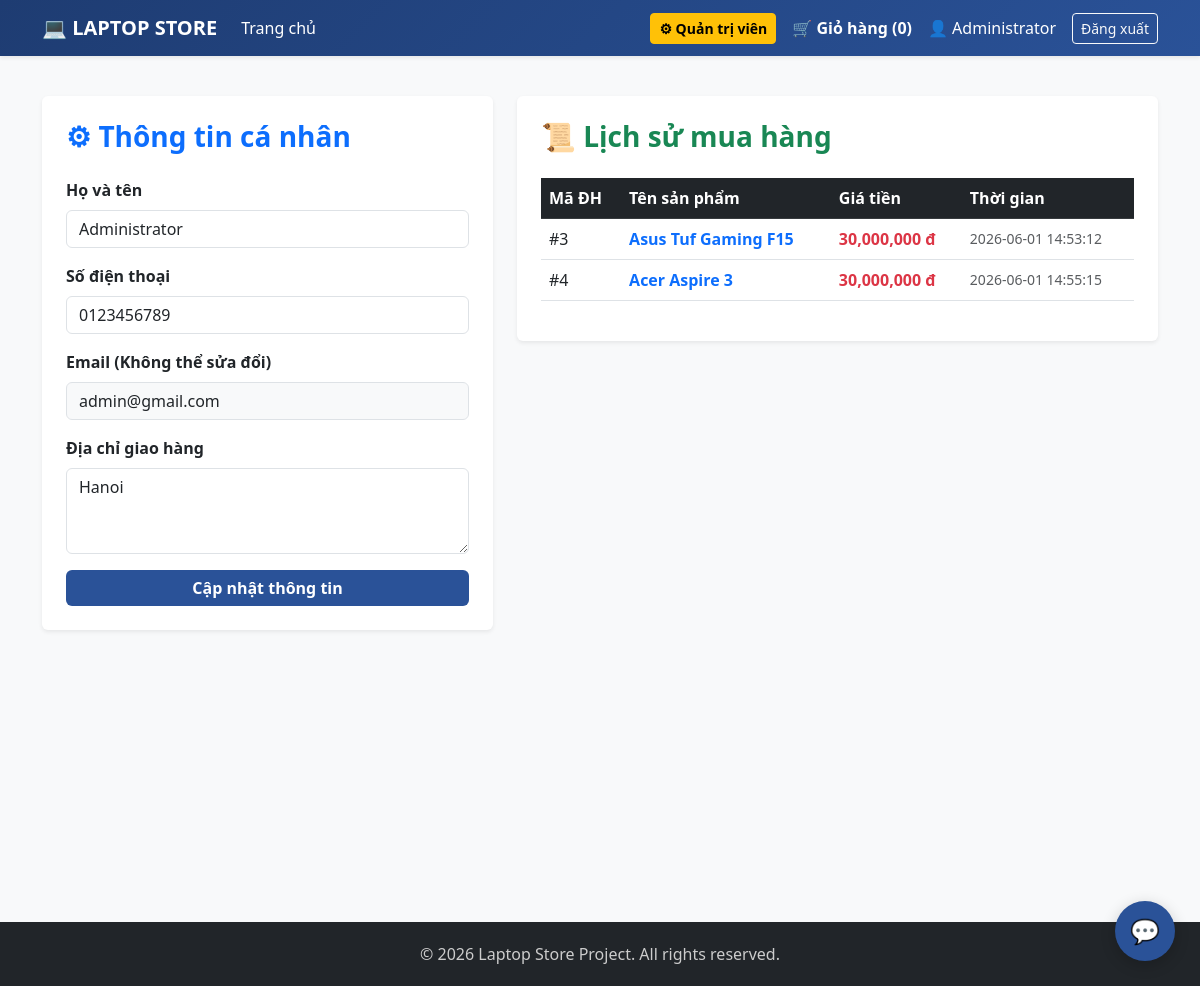
Page /account (signed in) on the committed database.
### models.py (models this page shows)
class User(db.Model):
    id = db.Column(db.Integer, primary_key=True)
    fullname = db.Column(db.String(100), nullable=False)
    phone = db.Column(db.String(20), nullable=False)
    email = db.Column(db.String(100), unique=True, nullable=False)
    address = db.Column(db.String(200), nullable=False)
    password = db.Column(db.String(200), nullable=False)
    is_admin = db.Column(db.Boolean, default=False)

class Order(db.Model):
    id = db.Column(db.Integer, primary_key=True)
    user_id = db.Column(
        db.Integer,
        db.ForeignKey('user.id'),
        nullable=False
    )
    product_name = db.Column(db.String(100), nullable=False)
    quantity = db.Column(db.Integer, default=1)
    price = db.Column(db.Integer, nullable=False)
    date_ordered = db.Column(
        db.DateTime,
        default=db.func.current_timestamp()
    )
    user = db.relationship(
        'User',
        backref=db.backref('orders', lazy=True)
    )

### app.py (the view, shortened to what this page needs)
@app.route('/account', methods=['GET', 'POST'])
def account():
    if 'user_id' not in session: return redirect(url_for('login'))
    user = User.query.get(session['user_id'])
    return render_template('account.html', user=user)

### templates/account.html
{% extends 'base.html' %}
{% block content %}
<div class="row">
    <div class="col-md-5 mb-4">
        <div class="card p-4 shadow-sm">
            <h3 class="fw-bold mb-4 text-primary">⚙ Thông tin cá nhân</h3>
            <form method="POST">
                <div class="mb-3">
                    <label class="form-label fw-bold">Họ và tên</label>
                    <input type="text" name="fullname" class="form-control" value="{{ user.fullname }}" required>
                </div>
                <div class="mb-3">
                    <label class="form-label fw-bold">Số điện thoại</label>
                    <input type="text" name="phone" class="form-control" value="{{ user.phone }}" required>
                </div>
                <div class="mb-3">
                    <label class="form-label fw-bold">Email (Không thể sửa đổi)</label>
                    <input type="email" class="form-control bg-light" value="{{ user.email }}" readonly>
                </div>
                <div class="mb-3">
                    <label class="form-label fw-bold">Địa chỉ giao hàng</label>
                    <textarea name="address" class="form-control" rows="3" required>{{ user.address }}</textarea>
                </div>
                <button type="submit" class="btn btn-primary w-100 fw-bold">Cập nhật thông tin</button>
            </form>
        </div>
    </div>
    <div class="col-md-7">
        <div class="card p-4 shadow-sm">
            <h3 class="fw-bold mb-4 text-success">📜 Lịch sử mua hàng</h3>
            {% if user.orders %}
                <div class="table-responsive">
                    <table class="table table-hover align-middle">
                        <thead class="table-dark">
                            <tr>
                                <th>Mã ĐH</th>
                                <th>Tên sản phẩm</th>
                                <th>Giá tiền</th>
                                <th>Thời gian</th>
                            </tr>
                        </thead>
                        <tbody>
                            {% for order in user.orders %}
                            <tr>
                                <td>#{{ order.id }}</td>
                                <td class="fw-bold text-primary">{{ order.product_name }}</td>
                                <td class="text-danger fw-bold">{{ "{:,}".format(order.price) }} đ</td>
                                <td class="small text-muted">{{ order.date_ordered }}</td>
                            </tr>
                            {% endfor %}
                        </tbody>
                    </table>
                </div>
            {% else %}
                <p class="text-muted">Bạn chưa thực hiện đơn hàng nào.</p>
            {% endif %}
        </div>
    </div>
</div>
{% endblock %}

### templates/base.html (shortened to what this page needs)
<!DOCTYPE html>
<html lang="vi">
<head>
    <link href="https://cdn.jsdelivr.net/npm/bootstrap@5.3.0/dist/css/bootstrap.min.css" rel="stylesheet">
</head>
<body>
    <nav class="navbar navbar-expand-lg sticky-top shadow-sm">
        <div class="container">
            <a class="navbar-brand fw-bold" href="{{ url_for('index') }}">💻 LAPTOP STORE</a>
            <div class="collapse navbar-collapse" id="navbarNav">
                <ul class="navbar-nav me-auto">
                    <li class="nav-item"><a class="nav-link" href="{{ url_for('index') }}">Trang chủ</a></li>
                </ul>
                <ul class="navbar-nav ms-auto align-items-center">
                    {% if session.get('is_admin') %}
                        <li class="nav-item"><a class="btn btn-warning btn-sm me-2 fw-bold" href="{{ url_for('admin') }}">⚙ Quản trị viên</a></li>
                    {% endif %}
                    {% if session.get('user_id') %}
                        <li class="nav-item"><a class="nav-link text-warning fw-bold" href="{{ url_for('cart') }}">🛒 Giỏ hàng ({{ session.get('cart', {})|length }})</a></li>
                        <li class="nav-item"><a class="nav-link" href="{{ url_for('account') }}">👤 {{ session.get('user_name') }}</a></li>
                        <li class="nav-item"><a class="btn btn-outline-light btn-sm ms-2" href="{{ url_for('logout') }}">Đăng xuất</a></li>
                    {% else %}
                        <li class="nav-item"><a class="nav-link text-warning" href="{{ url_for('cart') }}">🛒 Giỏ hàng</a></li>
                        <li class="nav-item"><a class="nav-link" href="{{ url_for('login') }}">Đăng nhập</a></li>
                        <li class="nav-item"><a class="btn btn-light btn-sm ms-2" href="{{ url_for('register') }}">Đăng ký</a></li>
                    {% endif %}
                </ul>
            </div>
        </div>
    </nav>
    <div class="container min-vh-100 py-4">
        {% block content %}
        {% endblock %}
    </div>
    <div id="chat-bubble" onclick="toggleChat()">💬</div>
    <footer>
        <div class="container text-center">
            <p class="mb-0">© 2026 Laptop Store Project. All rights reserved.</p>
        </div>
    </footer>
</body>
</html>

### templates/base.html (style rules this page uses)
body { background-color: #f8f9fa; font-family: 'Segoe UI', Tahoma, Geneva, Verdana, sans-serif; }
.navbar { background: linear-gradient(135deg, #1e3c72 0%, #2a5298 100%); }
.navbar-brand, .nav-link { color: #fff !important; }
.card { border: none; box-shadow: 0 4px 15px rgba(0,0,0,0.05); transition: transform 0.3s; }
.btn-primary { background-color: #2a5298; border: none; }
footer { background-color: #212529; color: #ccc; padding: 20px 0; margin-top: 50px; }
#chat-bubble { position: fixed; bottom: 25px; right: 25px; width: 60px; height: 60px; background-color: #2a5298; border-radius: 50%; display: flex; justify-content: center; align-items: center; color: white; font-size: 24px; cursor: pointer; box-shadow: 0 4px 15px rgba(0,0,0,0.2); z-index: 1000; transition: all 0.3s ease; }

### rows in the picture
User: get "Administrator", fullname "Administrator", phone "0123456789", email "admin@gmail.com", address "Hanoi"
Order: id "3", product_name "Asus Tuf Gaming F15", price "30,000,000", date_ordered "2026-06-01 14:53:12"
Order: id "4", product_name "Acer Aspire 3", price "30,000,000", date_ordered "2026-06-01 14:55:15"

### other values in the picture
{{ session.get('cart', {})|length }} "0"
